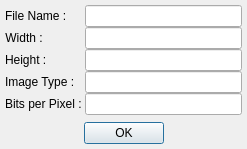
<?xml version="1.0" encoding="UTF-8"?>
<ui version="4.0">
 <class>ImageInfoDlg</class>
 <widget class="QDialog" name="ImageInfoDlg">
  <property name="geometry">
   <rect>
    <x>0</x>
    <y>0</y>
    <width>247</width>
    <height>149</height>
   </rect>
  </property>
  <property name="windowTitle">
   <string>Image Information</string>
  </property>
  <layout class="QVBoxLayout" name="verticalLayout">
   <property name="spacing">
    <number>0</number>
   </property>
   <property name="leftMargin">
    <number>5</number>
   </property>
   <property name="topMargin">
    <number>5</number>
   </property>
   <property name="rightMargin">
    <number>5</number>
   </property>
   <property name="bottomMargin">
    <number>5</number>
   </property>
   <item>
    <layout class="QFormLayout" name="formLayout">
     <property name="horizontalSpacing">
      <number>0</number>
     </property>
     <property name="verticalSpacing">
      <number>0</number>
     </property>
     <item row="0" column="0">
      <widget class="QLabel" name="label">
       <property name="text">
        <string>File Name : </string>
       </property>
      </widget>
     </item>
     <item row="0" column="1">
      <widget class="QLineEdit" name="txtFileName">
       <property name="readOnly">
        <bool>true</bool>
       </property>
      </widget>
     </item>
     <item row="1" column="0">
      <widget class="QLabel" name="labelWidth">
       <property name="text">
        <string>Width : </string>
       </property>
       <property name="alignment">
        <set>Qt::AlignRight|Qt::AlignTrailing|Qt::AlignVCenter</set>
       </property>
       <property name="buddy">
        <cstring>txtWidth</cstring>
       </property>
      </widget>
     </item>
     <item row="1" column="1">
      <widget class="QLineEdit" name="txtWidth">
       <property name="readOnly">
        <bool>true</bool>
       </property>
      </widget>
     </item>
     <item row="2" column="0">
      <widget class="QLabel" name="labelHeight">
       <property name="text">
        <string>Height : </string>
       </property>
       <property name="buddy">
        <cstring>txtHeight</cstring>
       </property>
      </widget>
     </item>
     <item row="2" column="1">
      <widget class="QLineEdit" name="txtHeight">
       <property name="readOnly">
        <bool>true</bool>
       </property>
      </widget>
     </item>
     <item row="4" column="0">
      <widget class="QLabel" name="label_2">
       <property name="text">
        <string>Bits per Pixel : </string>
       </property>
      </widget>
     </item>
     <item row="4" column="1">
      <widget class="QLineEdit" name="txtBPP"/>
     </item>
     <item row="3" column="0">
      <widget class="QLabel" name="label_3">
       <property name="text">
        <string>Image Type : </string>
       </property>
      </widget>
     </item>
     <item row="3" column="1">
      <widget class="QLineEdit" name="txtImgType"/>
     </item>
    </layout>
   </item>
   <item>
    <layout class="QHBoxLayout" name="horizontalLayout_3">
     <item>
      <spacer name="horizontalSpacer">
       <property name="orientation">
        <enum>Qt::Horizontal</enum>
       </property>
       <property name="sizeHint" stdset="0">
        <size>
         <width>40</width>
         <height>20</height>
        </size>
       </property>
      </spacer>
     </item>
     <item>
      <widget class="QPushButton" name="okButton">
       <property name="text">
        <string>OK</string>
       </property>
      </widget>
     </item>
     <item>
      <spacer name="horizontalSpacer_2">
       <property name="orientation">
        <enum>Qt::Horizontal</enum>
       </property>
       <property name="sizeHint" stdset="0">
        <size>
         <width>40</width>
         <height>20</height>
        </size>
       </property>
      </spacer>
     </item>
    </layout>
   </item>
  </layout>
 </widget>
 <resources/>
 <connections/>
</ui>
